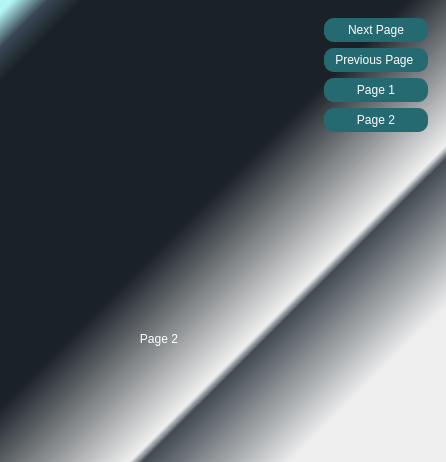
<?xml version="1.0" encoding="UTF-8"?>
<ui version="4.0">
 <class>MainWindow</class>
 <widget class="QMainWindow" name="MainWindow">
  <property name="geometry">
   <rect>
    <x>0</x>
    <y>0</y>
    <width>446</width>
    <height>462</height>
   </rect>
  </property>
  <property name="windowTitle">
   <string>MainWindow</string>
  </property>
  <widget class="QWidget" name="centralwidget">
   <property name="styleSheet">
    <string notr="true">*{
border: none;
font: 55 12pt url(:/fonts/resources/fonts/PlayfairDisplay-VariableFont_wght.ttf);
background:  transparent;
color: #fff;
}

#centralwidget{
background-color:qlineargradient(spread:pad, x1:0, y1:0, x2:0.965686, y2:1, stop:0.0147059 rgba(85, 255, 255, 100), stop:0.0539216 rgba(57, 72, 85, 255), stop:0.0931373 rgba(26, 33, 39, 255), stop:0.455882 rgba(26, 33, 39, 255), stop:0.661765 rgba(0, 0, 0, 0), stop:0.676471 rgba(66, 75, 82, 255), stop:0.843137 rgba(66, 75, 82, 0));
}
QProgressBar {
    background-color: #1a2127;
    border:  rgb(41, 52, 61);
    color:  #fff;
    border-radius: 5px;
    text-align: center;
}

QProgressBar::chunk {
        background-color:  qlineargradient(spread:pad, x1:0, y1:0.5, x2:1, y2:0.466, stop:0 rgba(9, 27, 27, 255), stop:1 rgba(85, 255, 255, 255));
        color: #fff;
        border-radius: 5px;
}
</string>
   </property>
   <layout class="QHBoxLayout" name="horizontalLayout">
    <item>
     <widget class="QStackedWidget" name="myStackedWidget">
      <property name="maximumSize">
       <size>
        <width>300</width>
        <height>450</height>
       </size>
      </property>
      <widget class="QWidget" name="page_2">
       <layout class="QVBoxLayout" name="verticalLayout_2">
        <item>
         <widget class="QLabel" name="label_5">
          <property name="text">
           <string/>
          </property>
          <property name="pixmap">
           <pixmap resource="modern splash screen/resources.qrc">:/images/resources/images/3.png</pixmap>
          </property>
          <property name="scaledContents">
           <bool>true</bool>
          </property>
          <property name="alignment">
           <set>Qt::AlignCenter</set>
          </property>
         </widget>
        </item>
        <item>
         <widget class="QLabel" name="label_6">
          <property name="text">
           <string>Page 2</string>
          </property>
          <property name="alignment">
           <set>Qt::AlignCenter</set>
          </property>
         </widget>
        </item>
       </layout>
      </widget>
      <widget class="QWidget" name="page_3">
       <layout class="QVBoxLayout" name="verticalLayout_3">
        <item>
         <widget class="QLabel" name="label_7">
          <property name="text">
           <string/>
          </property>
          <property name="pixmap">
           <pixmap resource="modern splash screen/resources.qrc">:/images/resources/images/4.png</pixmap>
          </property>
          <property name="scaledContents">
           <bool>true</bool>
          </property>
          <property name="alignment">
           <set>Qt::AlignCenter</set>
          </property>
         </widget>
        </item>
        <item>
         <widget class="QLabel" name="label_8">
          <property name="text">
           <string>Page 3</string>
          </property>
          <property name="alignment">
           <set>Qt::AlignCenter</set>
          </property>
         </widget>
        </item>
       </layout>
      </widget>
      <widget class="QWidget" name="page_4">
       <layout class="QVBoxLayout" name="verticalLayout_6">
        <item>
         <widget class="QLabel" name="label_9">
          <property name="text">
           <string/>
          </property>
          <property name="pixmap">
           <pixmap resource="modern splash screen/resources.qrc">:/images/resources/images/8.png</pixmap>
          </property>
          <property name="scaledContents">
           <bool>true</bool>
          </property>
          <property name="alignment">
           <set>Qt::AlignCenter</set>
          </property>
         </widget>
        </item>
        <item>
         <widget class="QLabel" name="label_10">
          <property name="text">
           <string>Page 4</string>
          </property>
          <property name="alignment">
           <set>Qt::AlignCenter</set>
          </property>
         </widget>
        </item>
       </layout>
      </widget>
      <widget class="QWidget" name="page">
       <layout class="QVBoxLayout" name="verticalLayout_5">
        <item>
         <widget class="QLabel" name="label_4">
          <property name="text">
           <string/>
          </property>
          <property name="pixmap">
           <pixmap resource="modern splash screen/resources.qrc">:/images/resources/images/2.png</pixmap>
          </property>
          <property name="scaledContents">
           <bool>true</bool>
          </property>
          <property name="alignment">
           <set>Qt::AlignCenter</set>
          </property>
         </widget>
        </item>
        <item>
         <widget class="QLabel" name="label_2">
          <property name="text">
           <string>Page 1</string>
          </property>
          <property name="alignment">
           <set>Qt::AlignCenter</set>
          </property>
         </widget>
        </item>
       </layout>
      </widget>
     </widget>
    </item>
    <item alignment="Qt::AlignTop">
     <widget class="QFrame" name="frame_4">
      <property name="styleSheet">
       <string notr="true">QPushButton{
	background-color: rgb(37, 106, 112);
	padding: 5px;
	border-radius: 10px;
}</string>
      </property>
      <property name="frameShape">
       <enum>QFrame::StyledPanel</enum>
      </property>
      <property name="frameShadow">
       <enum>QFrame::Raised</enum>
      </property>
      <layout class="QVBoxLayout" name="verticalLayout_4">
       <item>
        <widget class="QPushButton" name="nxt">
         <property name="text">
          <string>Next Page</string>
         </property>
        </widget>
       </item>
       <item>
        <widget class="QPushButton" name="prev">
         <property name="text">
          <string>Previous Page </string>
         </property>
        </widget>
       </item>
       <item>
        <widget class="QPushButton" name="page1">
         <property name="enabled">
          <bool>true</bool>
         </property>
         <property name="text">
          <string>Page 1</string>
         </property>
        </widget>
       </item>
       <item>
        <widget class="QPushButton" name="page2">
         <property name="text">
          <string>Page 2</string>
         </property>
        </widget>
       </item>
      </layout>
     </widget>
    </item>
   </layout>
  </widget>
 </widget>
 <resources>
  <include location="modern splash screen/resources.qrc"/>
  <include location="resources.qrc"/>
 </resources>
 <connections/>
</ui>
